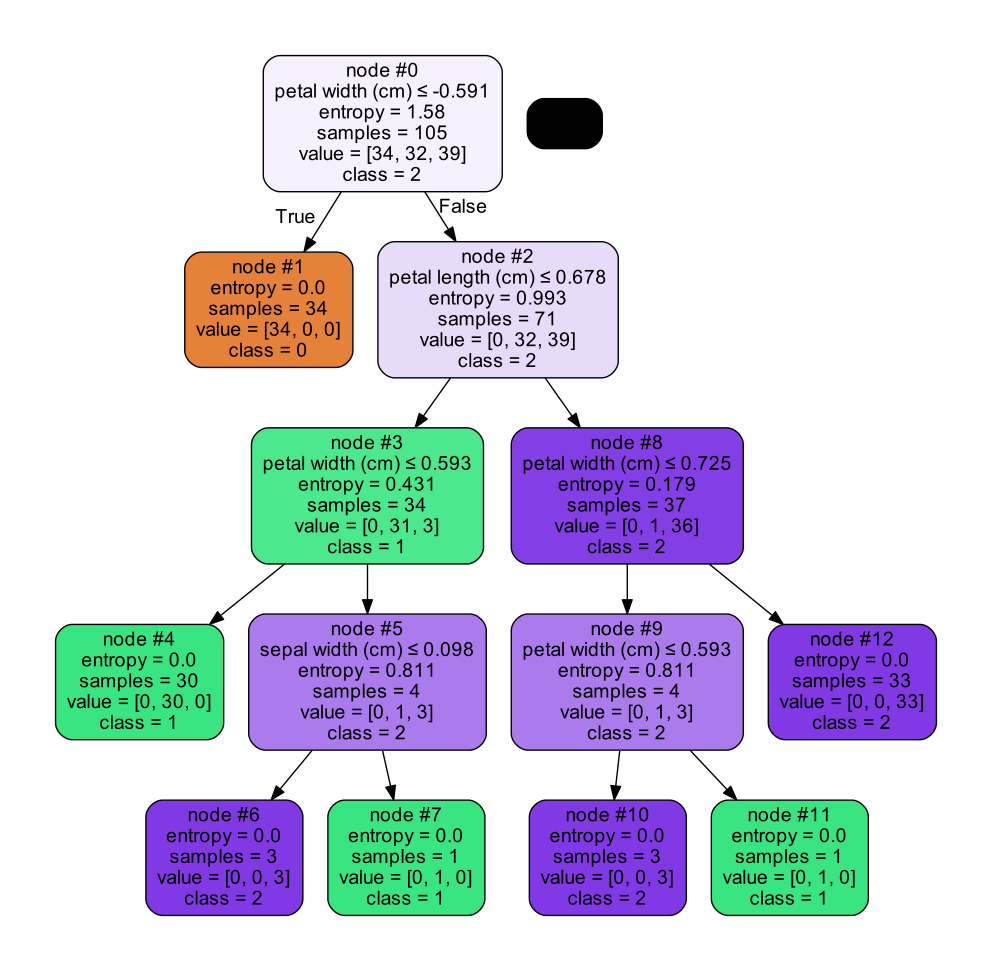

Write Python code to recreate this figure.
#%%
import imp
from matplotlib import dates
from sklearn import metrics
from sklearn import datasets
from sklearn import tree
import numpy as np
import pandas as pd

sampledataset = datasets.load_iris()

X = sampledataset.data

# %%
X.shape
# %%
from sklearn.preprocessing import StandardScaler
# %%
scaler = StandardScaler()
scaler.fit(X)
X = scaler.transform(X)
# %%
from sklearn.model_selection import train_test_split
# %%
y = sampledataset.target
X_train,X_test,y_train,y_test = train_test_split(X,y,test_size=0.3,random_state=0)
# %%
dtree = tree.DecisionTreeClassifier(criterion='entropy', random_state=0)
dtree.fit(X_train,y_train)
dtree.predict(X_train)
# %%
print("Accuracy: ",metrics.accuracy_score(y_train,dtree.predict(X_train)))

# %%
import pydot
# %%
from six import StringIO
# %%
out_data = StringIO()
tree.export_graphviz(dtree, out_file='tree.dot')
# %%
tree.export_graphviz(dtree, out_file=out_data,
                    feature_names=sampledataset.feature_names,
                    class_names=dtree.classes_.astype(int).astype(str),
                    filled=True, rounded=True,
                    special_characters=True,
                    node_ids=1)

graph = pydot.graph_from_dot_data(out_data.getvalue())
graph[0].write_pdf("dtree.pdf")
# %%
